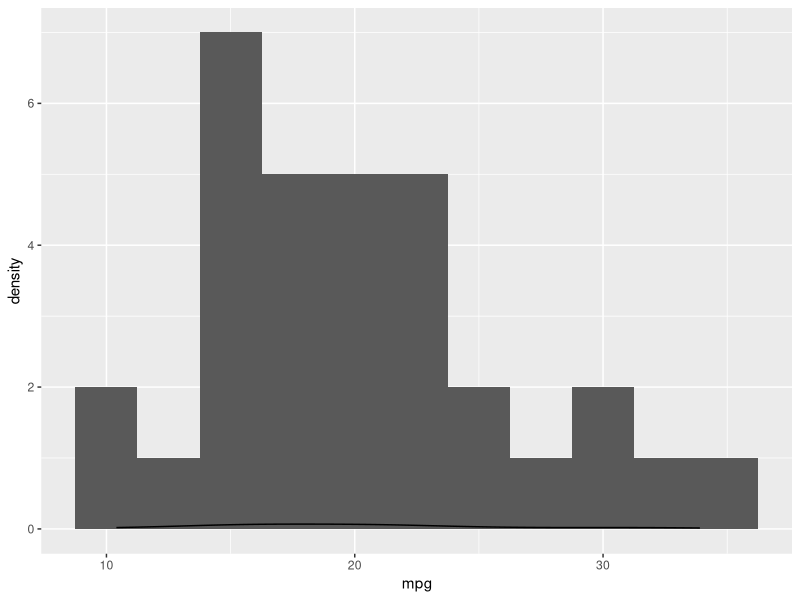
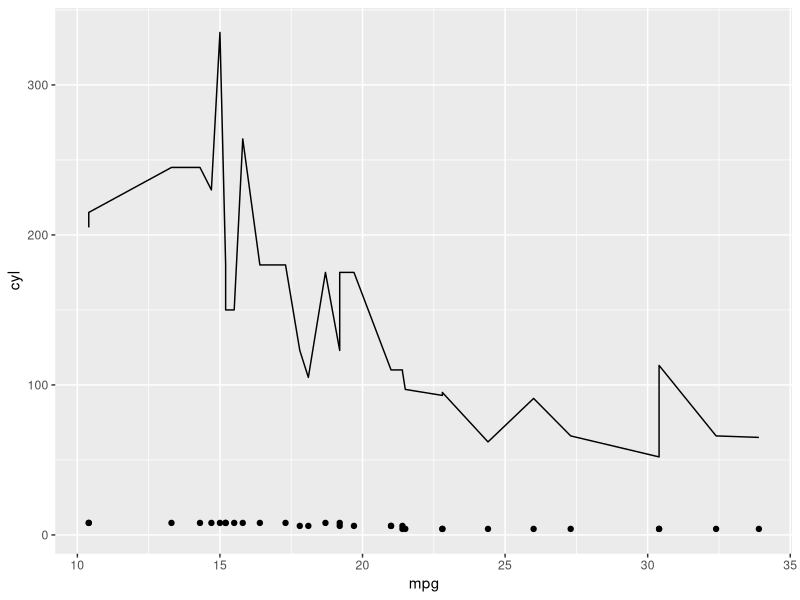
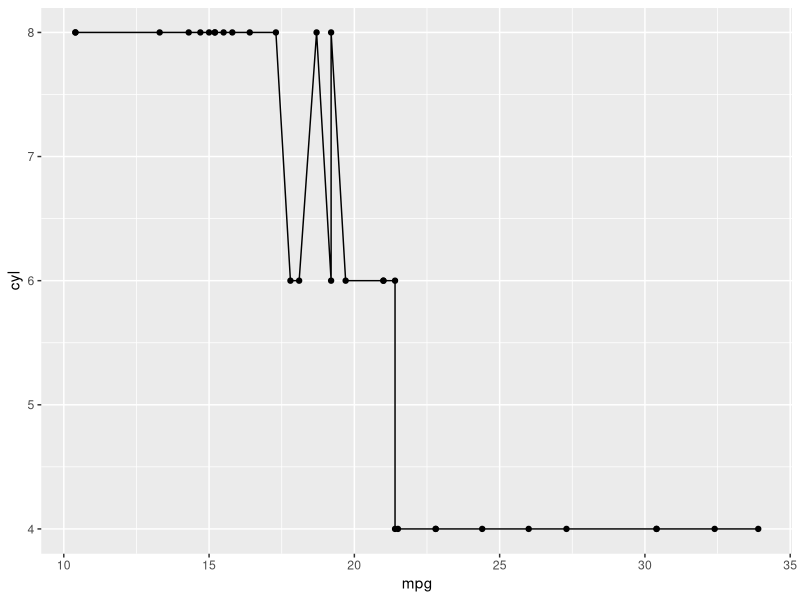
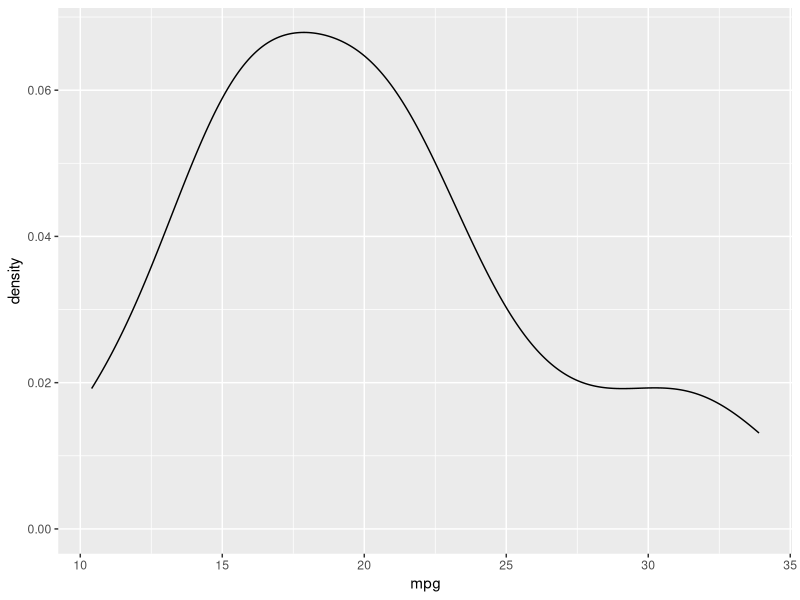
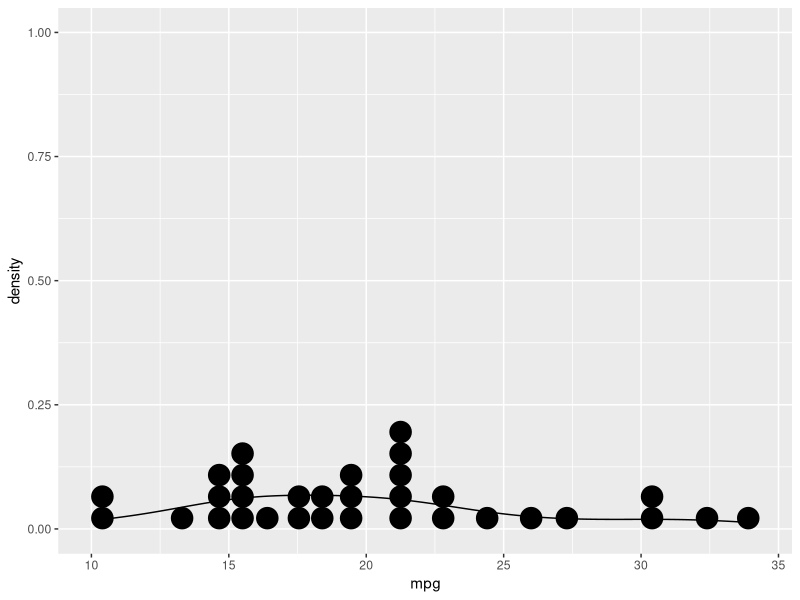
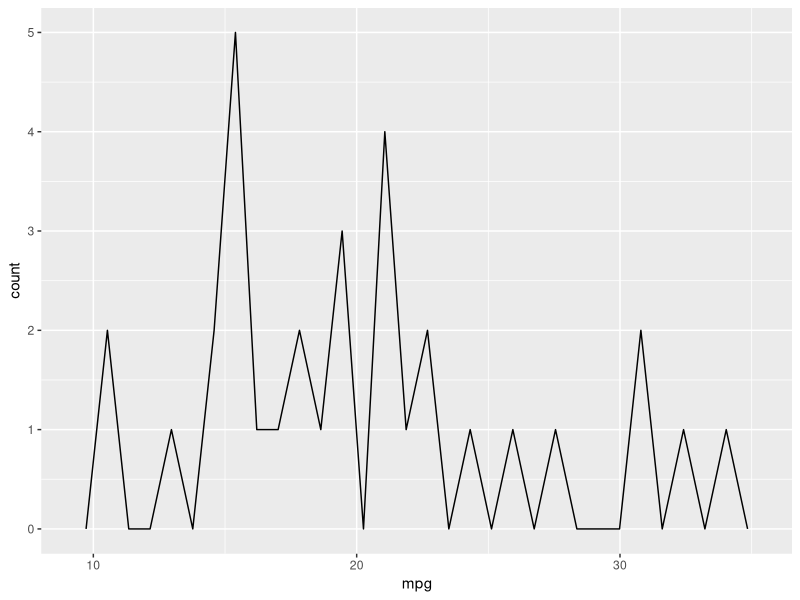
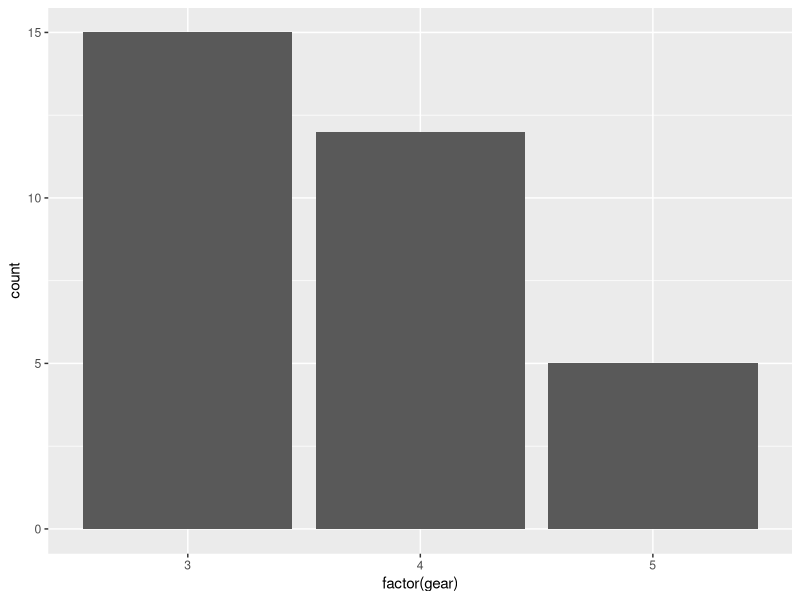
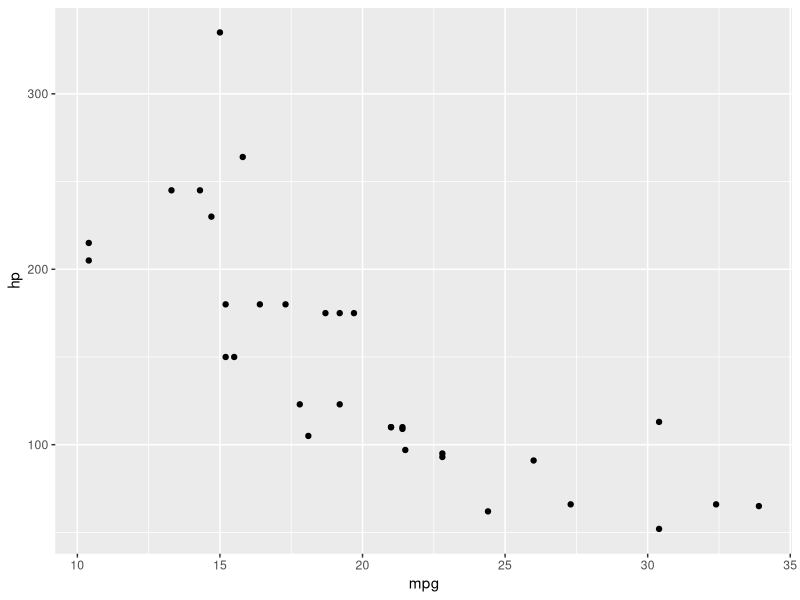

Source code (R) for these figures, in order:
library(ggplot2)

mtcars

#Graficos que consideran una variable continua
##histograma de frecuencia

ggplot(data=mtcars, aes(x=mpg))+
  geom_histogram(binwidth = 2.5)+
  geom_density()

ggplot(data = mtcars)+
  geom_point(aes(x=mpg, y=cyl))+
  geom_line(aes(x=mpg, y=hp))



ggplot(data=mtcars,mapping = aes(x=mpg, y=cyl))+
  geom_point()+
  geom_line()

##grafico de densidad
ggplot(data=mtcars, aes(x=mpg))+
  geom_density()

##grafico de puntos
ggplot(data=mtcars, aes(x=mpg))+
  geom_dotplot()+
  geom_density()

##poligono de frecuencias
ggplot(data=mtcars, aes(x=mpg))+geom_freqpoly()


#graficos que consideran una variable discreta
##grafico de barras
ggplot(data=mtcars, aes(x=factor(gear)))+geom_bar()

#graficos que consideran dos variables continuas
##grafico de dispersion o de puntos bivariadas
ggplot(data=mtcars,aes(x=mpg, y = hp))+
  geom_point()

ggplot(data=mtcars)+
  geom_point(aes(x=mpg, y = hp))

##grafico de dispersiion con variacion aleatoria (jitter), una peque?a dispersion entre el grafico anterior y este (util para dos variables continuas y no discretas)
ggplot(data=mtcars,aes(x=mpg, y = hp))+
  geom_jitter()

##grafico de alfombra, manta, tapete (rug), para utilizarlo en conjunto con otros graficos
ggplot(data=mtcars,aes(x=mpg, y = hp))+
  geom_rug()

##grafico que consideran dos variables (continuas y discretas)
ggplot(data=mtcars,aes(x=factor(gear), y=mpg))+geom_col()

##grafico de cajas o bigotes
ggplot(data=mtcars,aes(x=factor(gear), y=mpg))+
  geom_boxplot()

##grafico de violin
ggplot(data=mtcars,aes(x=factor(gear), y=mpg))+geom_violin()
